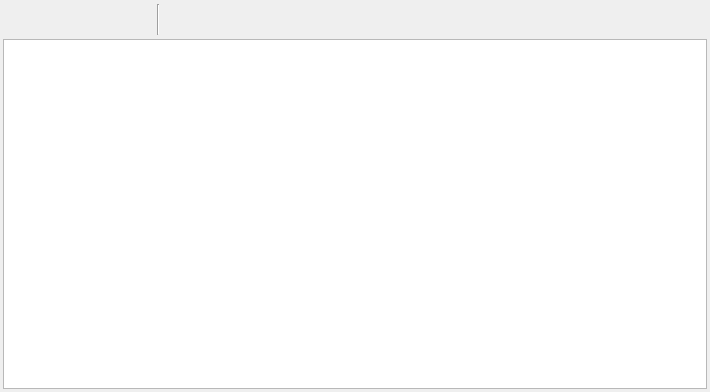
<?xml version="1.0" encoding="UTF-8"?>
<ui version="4.0">
 <class>EventStatisticsWidget</class>
 <widget class="QWidget" name="EventStatisticsWidget">
  <property name="geometry">
   <rect>
    <x>0</x>
    <y>0</y>
    <width>710</width>
    <height>392</height>
   </rect>
  </property>
  <property name="windowTitle">
   <string>Form</string>
  </property>
  <layout class="QVBoxLayout" name="verticalLayout">
   <property name="spacing">
    <number>3</number>
   </property>
   <property name="leftMargin">
    <number>3</number>
   </property>
   <property name="topMargin">
    <number>3</number>
   </property>
   <property name="rightMargin">
    <number>3</number>
   </property>
   <property name="bottomMargin">
    <number>3</number>
   </property>
   <item>
    <widget class="QFrame" name="frame">
     <property name="frameShape">
      <enum>QFrame::Shape::NoFrame</enum>
     </property>
     <property name="frameShadow">
      <enum>QFrame::Shadow::Raised</enum>
     </property>
     <layout class="QHBoxLayout" name="horizontalLayout">
      <property name="spacing">
       <number>3</number>
      </property>
      <property name="leftMargin">
       <number>5</number>
      </property>
      <property name="topMargin">
       <number>1</number>
      </property>
      <property name="rightMargin">
       <number>5</number>
      </property>
      <property name="bottomMargin">
       <number>1</number>
      </property>
      <item>
       <widget class="QFrame" name="frmToolbar">
        <property name="frameShadow">
         <enum>QFrame::Shadow::Raised</enum>
        </property>
        <layout class="QHBoxLayout" name="horizontalLayout_3">
         <property name="leftMargin">
          <number>0</number>
         </property>
         <property name="topMargin">
          <number>0</number>
         </property>
         <property name="rightMargin">
          <number>0</number>
         </property>
         <property name="bottomMargin">
          <number>0</number>
         </property>
         <item>
          <widget class="QToolButton" name="btPrintResultsNew">
           <property name="toolTip">
            <string>Print results for classes with new runners</string>
           </property>
           <property name="icon">
            <iconset resource="../Runs.qrc">
             <normaloff>:/quickevent/Runs/images/print-new.svg</normaloff>:/quickevent/Runs/images/print-new.svg</iconset>
           </property>
           <property name="iconSize">
            <size>
             <width>24</width>
             <height>24</height>
            </size>
           </property>
           <property name="autoRaise">
            <bool>true</bool>
           </property>
          </widget>
         </item>
         <item>
          <widget class="QToolButton" name="btPrintResultsSelected">
           <property name="toolTip">
            <string>Print results in selected rows</string>
           </property>
           <property name="icon">
            <iconset resource="../../../../../../libqf/libqfgui/images/flat/qf_gui_images_flat.qrc">
             <normaloff>:/qf/gui/images/flat/printer.svg</normaloff>:/qf/gui/images/flat/printer.svg</iconset>
           </property>
           <property name="iconSize">
            <size>
             <width>24</width>
             <height>24</height>
            </size>
           </property>
           <property name="autoRaise">
            <bool>true</bool>
           </property>
          </widget>
         </item>
         <item>
          <widget class="QToolButton" name="btClearNewInSelectedRows">
           <property name="toolTip">
            <string>Clear new results in selected rows</string>
           </property>
           <property name="icon">
            <iconset resource="../../../../../../libqf/libqfgui/images/flat/qf_gui_images_flat.qrc">
             <normaloff>:/qf/gui/images/flat/delete.svg</normaloff>:/qf/gui/images/flat/delete.svg</iconset>
           </property>
           <property name="iconSize">
            <size>
             <width>24</width>
             <height>24</height>
            </size>
           </property>
           <property name="autoRaise">
            <bool>true</bool>
           </property>
          </widget>
         </item>
         <item>
          <widget class="QToolButton" name="btOptions">
           <property name="toolTip">
            <string>Options</string>
           </property>
           <property name="icon">
            <iconset resource="../../../../../../libqf/libqfgui/images/flat/qf_gui_images_flat.qrc">
             <normaloff>:/qf/gui/images/flat/settings.svg</normaloff>:/qf/gui/images/flat/settings.svg</iconset>
           </property>
           <property name="iconSize">
            <size>
             <width>24</width>
             <height>24</height>
            </size>
           </property>
           <property name="autoRaise">
            <bool>true</bool>
           </property>
          </widget>
         </item>
        </layout>
       </widget>
      </item>
      <item>
       <widget class="Line" name="line">
        <property name="orientation">
         <enum>Qt::Orientation::Vertical</enum>
        </property>
       </widget>
      </item>
      <item>
       <widget class="qf::gui::TableViewToolBar" name="tblStatsTB" native="true">
        <property name="enabled">
         <bool>true</bool>
        </property>
        <property name="minimumSize">
         <size>
          <width>10</width>
          <height>0</height>
         </size>
        </property>
       </widget>
      </item>
      <item>
       <spacer name="horizontalSpacer_2">
        <property name="orientation">
         <enum>Qt::Orientation::Horizontal</enum>
        </property>
        <property name="sizeHint" stdset="0">
         <size>
          <width>40</width>
          <height>20</height>
         </size>
        </property>
       </spacer>
      </item>
     </layout>
    </widget>
   </item>
   <item>
    <layout class="QVBoxLayout" name="tableLayout">
     <property name="spacing">
      <number>0</number>
     </property>
     <item>
      <widget class="qf::gui::TableView" name="tableView"/>
     </item>
    </layout>
   </item>
  </layout>
 </widget>
 <customwidgets>
  <customwidget>
   <class>qf::gui::TableView</class>
   <extends>QTableView</extends>
   <header location="global">qf/gui/tableview.h</header>
  </customwidget>
  <customwidget>
   <class>qf::gui::TableViewToolBar</class>
   <extends>QWidget</extends>
   <header location="global">qf/gui/tableviewtoolbar.h</header>
   <container>1</container>
  </customwidget>
 </customwidgets>
 <resources>
  <include location="../../../../../../libqf/libqfgui/images/flat/qf_gui_images_flat.qrc"/>
  <include location="../Runs.qrc"/>
 </resources>
 <connections/>
</ui>
